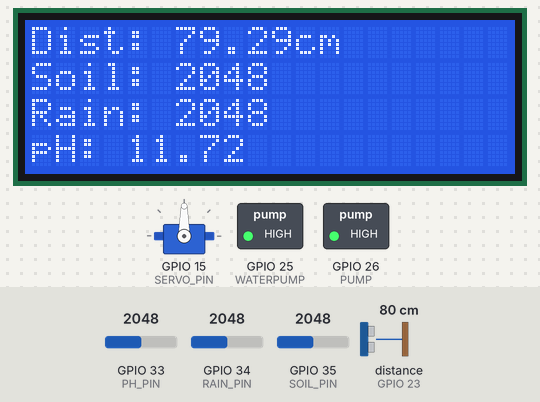
Bench run of a sketch on a simulated ESP32. Parts: 20×4 character LCD, servo, switched loads named in the sketch (green lamp = pin HIGH). Wiring (inferred from the names in the program): ultrasonic range finder: trigger GPIO 22; echo GPIO 23. Inputs (shaded band) come from the test bench; at power-on: GPIO 34 (RAIN_PIN) = 2048, distance to the obstacle (sensor on GPIO 23) 80 cm, GPIO 33 (PH_PIN) = 2048, GPIO 35 (SOIL_PIN) = 2048. The echo pulse lasts 58.3 µs per cm; WiFi joins after 1.5 s; servers stay silent unless stated; pins used as bus, display or sensor lines are not drawn; what the sketch prints to the serial monitor is not drawn.

Above: at 2.8 s.
2.9 s: GPIO 34 (RAIN_PIN) set to 3937
At 4.9 s:
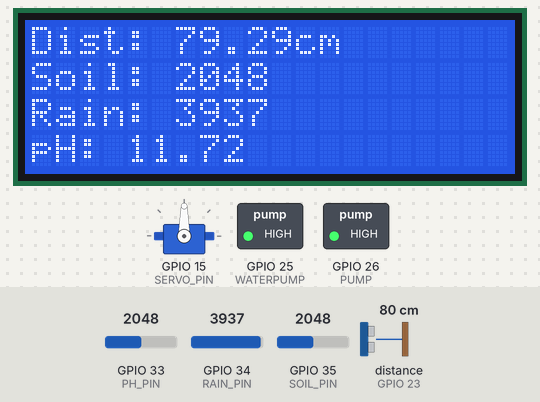
6.3 s: GPIO 34 (RAIN_PIN) set to 4030
At 8.1 s:
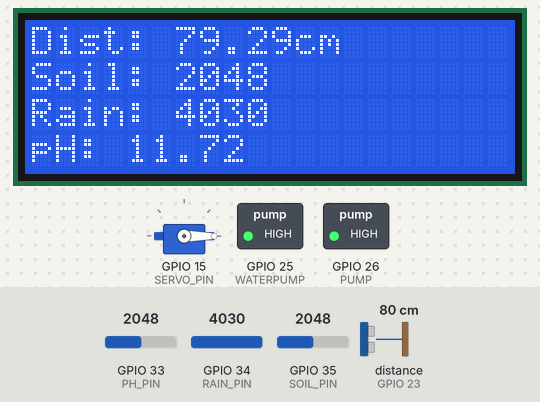
9.7 s: distance to the obstacle (sensor on GPIO 23) set to 2 cm
At 13.0 s:
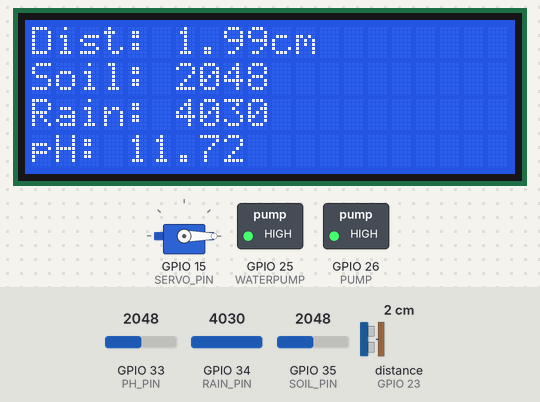
13.7 s: GPIO 33 (PH_PIN) set to 2866
At 15.6 s:
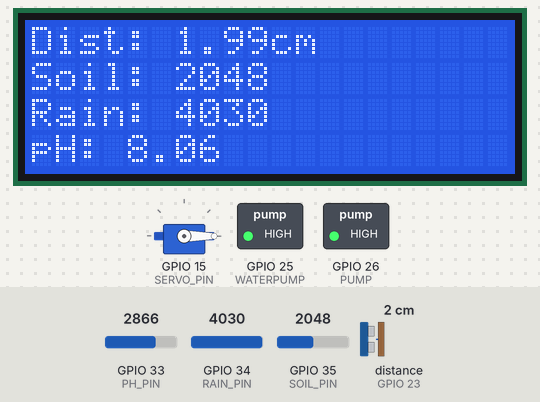
17.1 s: GPIO 35 (SOIL_PIN) set to 2866
At 18.1 s:
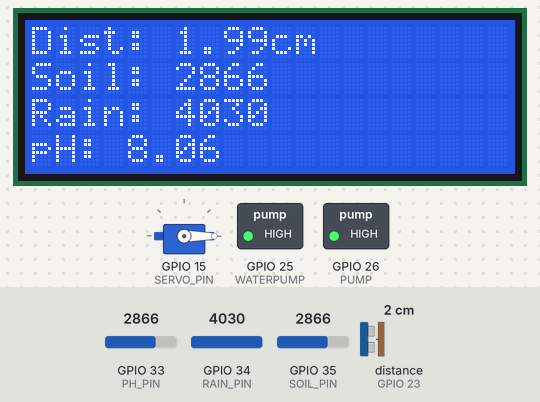
20.5 s: distance to the obstacle (sensor on GPIO 23) set to 4 cm
At 23.2 s:
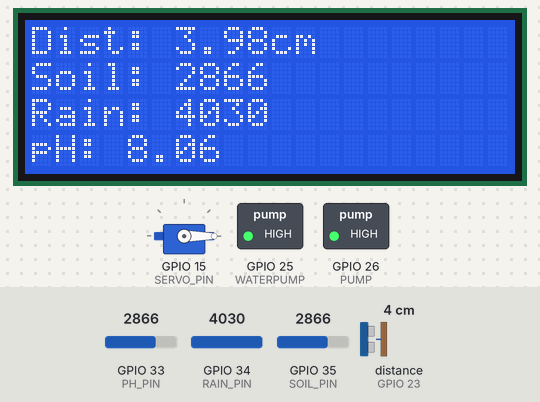
Timing chart, 0 to 24.7 s (numbered marks = the images above; inputs shaded):
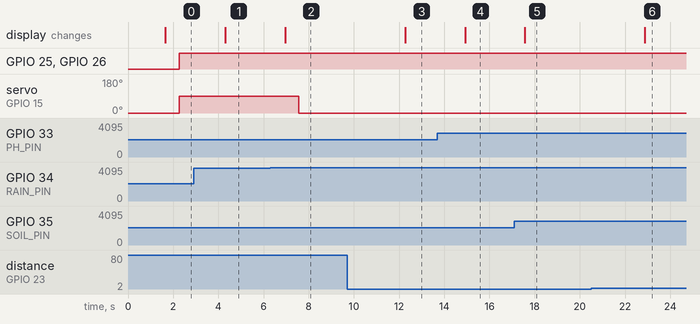

Measured:
- the behaviour switches between 3999 and 4000 on GPIO 34 (RAIN_PIN) (found by bisection; images 1 and 2)
- after the input at 2.9 s, the display: changes after 1.4 s (image 1)
- after the input at 6.3 s, servo on GPIO 15 (SERVO_PIN): 90° → 0° after 1.3 s; the display: changes after 0.67 s (image 2)
- after the input at 9.7 s, the display: changes after 2.6 s (image 3)
- after the input at 13.7 s, the display: changes after 1.2 s (image 4)
- after the input at 17.1 s, the display: changes after 0.47 s (image 5)
- after the input at 20.5 s, the display: changes after 2.4 s (image 6)

The sketch:

rainwater_arduino.ino
```cpp
#include <WiFi.h>

#include <FirebaseESP32.h>
#include <ESP32Servo.h>
#include <LiquidCrystal_I2C.h>

// WiFi credentials
#define WIFI_SSID "kiranks"
#define WIFI_PASSWORD "10341069876"

// Firebase credentials
#define FIREBASE_HOST "https://host.firebasedatabase.app/"
#define FIREBASE_AUTH "xxxx"

// Firebase configuration and authentication
FirebaseConfig config;
FirebaseAuth auth;
FirebaseData firebaseData;

// Sensor Pins
#define TRIG_PIN 22
#define ECHO_PIN 23
#define SOIL_PIN 35
#define RAIN_PIN 34
#define PH_PIN 33
#define WATERPUMP 25
#define PUMP 26
#define SERVO_PIN 15

// LCD Display
LiquidCrystal_I2C lcd(0x27, 20, 4);
Servo rainLidServo;

void setup() {
  Serial.begin(115200);

  // Initialize LCD
  Wire.begin(21, 19);
  lcd.begin(20, 4);
  lcd.backlight();

  // Connect to Wi-Fi
  WiFi.begin(WIFI_SSID, WIFI_PASSWORD);
  Serial.print("Connecting to Wi-Fi...");
  lcd.setCursor(0, 0);
  lcd.print("Connecting to Wi-Fi...");
  while (WiFi.status() != WL_CONNECTED) {
    delay(500);
    Serial.print(".");
  }
  Serial.println("Connected to Wi-Fi.");
  lcd.clear();
  lcd.setCursor(0, 0);
  lcd.print("Wi-Fi Connected!");

  // Set up Firebase
  config.host = FIREBASE_HOST;
  config.signer.tokens.legacy_token = FIREBASE_AUTH;
  Firebase.begin(&config, &auth);
  Firebase.reconnectWiFi(true);

  // Sensor Pins
  pinMode(TRIG_PIN, OUTPUT);
  pinMode(ECHO_PIN, INPUT);
  pinMode(SOIL_PIN, INPUT);
  pinMode(RAIN_PIN, INPUT);
  pinMode(PH_PIN, INPUT);
  pinMode(WATERPUMP, OUTPUT);
  pinMode(PUMP, OUTPUT);

  // Servo Motor
  rainLidServo.attach(SERVO_PIN);
  rainLidServo.write(0); // Initially keep the lid closed
}

void loop() {
  // Ultrasonic Sensor (Water Level)
  digitalWrite(TRIG_PIN, LOW);
  delayMicroseconds(2);
  digitalWrite(TRIG_PIN, HIGH);
  delayMicroseconds(10);
  digitalWrite(TRIG_PIN, LOW);
  long duration = pulseIn(ECHO_PIN, HIGH);
  float distance = duration * 0.034 / 2;

  // Soil Moisture Sensor
  int soilMoistureValue = analogRead(SOIL_PIN);

  // Rain Sensor
  int rainValue = analogRead(RAIN_PIN);

  // pH Sensor Reading & Corrected Calibration
  int rawValue = analogRead(PH_PIN);
  float voltage = (rawValue / 4095.0) * 3.3; // Convert ADC to voltage
  float pHValue = 7.0 - ((voltage - 2.5) / 0.18); // Corrected pH conversion

  // Display Data on LCD
  lcd.clear();
  lcd.setCursor(0, 0);
  lcd.print("Dist: ");
  lcd.print(distance);
  lcd.print("cm");

  lcd.setCursor(0, 1);
  lcd.print("Soil: ");
  lcd.print(soilMoistureValue);

  lcd.setCursor(0, 2);
  lcd.print("Rain: ");
  lcd.print(rainValue);

  lcd.setCursor(0, 3);
  lcd.print("pH: ");
  lcd.print(pHValue, 2); // Show 2 decimal places

  // Print Data to Serial Monitor
  Serial.print("Distance: "); Serial.print(distance); Serial.println(" cm");
  Serial.print("Soil Moisture: "); Serial.println(soilMoistureValue);
  Serial.print("Rain Sensor: "); Serial.println(rainValue);
  Serial.print("Raw pH Value: "); Serial.println(rawValue);
  Serial.print("Voltage: "); Serial.println(voltage);
  Serial.print("Calibrated pH: "); Serial.println(pHValue);

  // Push Data to Firebase
  Firebase.setFloat(firebaseData, "/Sensor/Distance", distance);
  Firebase.setInt(firebaseData, "/Sensor/Moisture", soilMoistureValue);
  Firebase.setInt(firebaseData, "/Sensor/Rain", rainValue);
  Firebase.setFloat(firebaseData, "/Sensor/PH", pHValue);

  // Control Servo Motor (Rain Lid)
  if (rainValue < 4000) { // Rain detected
    rainLidServo.write(90); // Open the lid
  } else {
    rainLidServo.write(0); // Close the lid
  }

  // Control Water Pump
  if (soilMoistureValue > 4000) {
    digitalWrite(WATERPUMP, LOW);
    digitalWrite(PUMP, LOW);
  } else {
    digitalWrite(WATERPUMP, HIGH);
    digitalWrite(PUMP, HIGH);
  }

  delay(2000); // Delay before next reading
}
```
